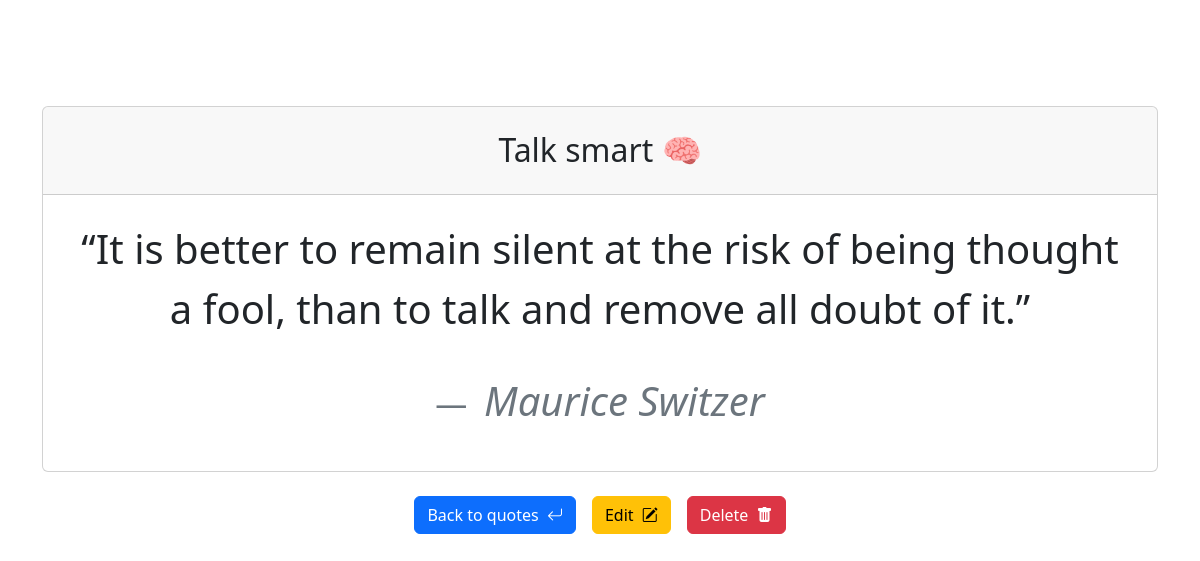
Screenshot of /quote/11/ (signed in) with the database file from the repository.
### quotes/models.py (models this page shows, shortened)
class Quote(models.Model):
    user_profile = models.ForeignKey(UserProfile, on_delete=models.CASCADE)
    title = models.CharField(max_length=100, blank=False, null=False)
    quote_text = models.TextField(max_length=500)
    quote_author = models.CharField(max_length=100)

### quotes/views.py (the view)
# urls.py: path('quote/<int:pk>/', views.QuoteDetailVIew.as_view(), name='quote')
class QuoteDetailVIew(LoginRequiredMixin, DetailView):
    model = Quote
    template_name = 'quote.html'
    context_object_name = 'quote'
    login_url = '/login'

### quotes/templates/quote.html (shortened to what this page needs)
<!DOCTYPE html>
<html lang="en">
<head>
    <link href="https://cdn.jsdelivr.net/npm/bootstrap@5.3.6/dist/css/bootstrap.min.css" rel="stylesheet">
    <link rel="stylesheet" href="https://cdn.jsdelivr.net/npm/bootstrap-icons@1.12.1/font/bootstrap-icons.min.css">
</head>
<body>
    <div class="container d-flex flex-column justify-content-center align-items-center text-center py-4" style="height: 80vh;">
        <div class="card">
            <div class="card-header p-4">
                <h2 class="mb-0">{{ quote.title }}</h2>
            </div>
            <div class="card-body p-4">
                <figure>
                    <blockquote class="blockquote fs-1 mb-5">
                        <q>{{ quote.quote_text }}</q>
                    </blockquote>
                    <figcaption class="blockquote-footer fs-2">
                        <cite class="fs-1">{{ quote.quote_author }}</cite>
                    </figcaption>
                </figure>
            </div>
        </div>
        <div class="d-flex flex-row justify-content-center gap-3 mt-4">
            <a href="{% url 'quotes' %}" class="btn btn-primary">Back to quotes <i class="bi bi-arrow-return-left ms-1"></i></a>
            <a href="{% url 'update' quote.pk %}" class="btn btn-warning">Edit <i class="bi bi-pencil-square ms-1"></i></a>
            <a href="{% url 'delete' quote.pk %}" class="btn btn-danger">Delete <i class="bi bi-trash-fill ms-1"></i></a>
        </div>
    </div>
</body>
</html>

### rows the page displays
Quote: title "Talk smart 🧠", quote_text "It is better to remain silent at the risk of being thought a fool, than to talk and remove all doubt of it.", quote_author "Maurice Switzer"
